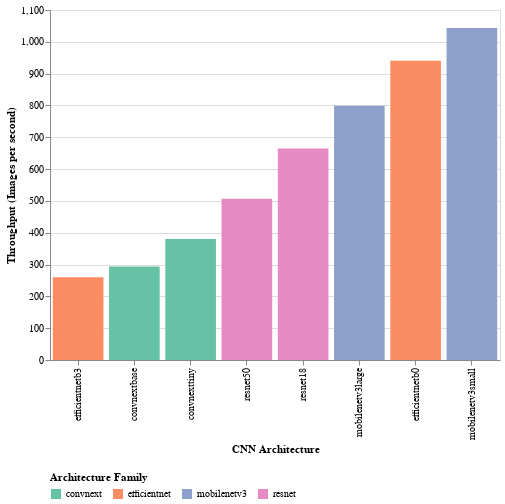

Notebook source saved alongside this figure:
### Markdown cell above
##### **4.2.2.b.** Inference Throughput

### Code cell
throughput_sort = latency_df.query(
    "dataset_config == 'config1' and dataset_type == 'test'"
).sort_values('throughput').model_arch.tolist()

alt.Chart(latency_df).mark_bar().encode(
    x = alt.X('model_arch', sort=throughput_sort, title='CNN Architecture'),
    y = alt.Y('throughput', title='Throughput (Images per second)'),
    color = alt.Color('arch_family', title='Architecture Family', legend=alt.Legend(orient='bottom', direction='horizontal'), scale=alt.Scale(scheme='set2'))
).transform_filter(
    alt.datum.dataset_config == 'config1',
    alt.datum.dataset_type == 'test'
).properties(
    width = 450,
    height = 350
)

### Figure 1 — Vega-Lite specification as saved in the notebook (floating-point values rounded to 4 significant figures)
{"config": {"view": {"continuousWidth": 300, "continuousHeight": 300}}, "data": {"name": "data-1ad1f17fc09cc4d77ab5c74d50217b79"}, "mark": {"type": "bar"}, "encoding": {"color": {"field": "arch_family", "legend": {"direction": "horizontal", "orient": "bottom"}, "scale": {"scheme": "set2"}, "title": "Architecture Family", "type": "nominal"}, "x": {"field": "model_arch", "sort": ["efficientnetb3", "convnextbase", "convnexttiny", "resnet50", "resnet18", "mobilenetv3large", "efficientnetb0", "mobilenetv3small"], "title": "CNN Architecture", "type": "nominal"}, "y": {"field": "throughput", "title": "Throughput (Images per second)", "type": "quantitative"}}, "height": 350, "transform": [{"filter": "((datum.dataset_config === 'config1') && (datum.dataset_type === 'test'))"}], "width": 450, "$schema": "https://vega.github.io/schema/vega-lite/v5.20.1.json", "datasets": {"data-1ad1f17fc09cc4d77ab5c74d50217b79": [{"arch_family": "convnext", "arch_variant": "big", "model_arch": "convnextbase", "dataset_config": "config1", "dataset_type": "test", "per_epoch_train_time": null, "throughput": 294.0, "total_inference_time": 7.203, "total_train_time": null}, {"arch_family": "convnext", "arch_variant": "big", "model_arch": "convnextbase", "dataset_config": "config1", "dataset_type": "train", "per_epoch_train_time": 64.64, "throughput": 320.6, "total_inference_time": 26.42, "total_train_time": 4460.0}, {"arch_family": "convnext", "arch_variant": "big", "model_arch": "convnextbase", "dataset_config": "config2", "dataset_type": "test", "per_epoch_train_time": null, "throughput": 197.8, "total_inference_time": 21.41, "total_train_time": null}, {"arch_family": "convnext", "arch_variant": "big", "model_arch": "convnextbase", "dataset_config": "config2", "dataset_type": "train", "per_epoch_train_time": 141.1, "throughput": 282.9, "total_inference_time": 59.89, "total_train_time": 8751.0}, {"arch_family": "convnext", "arch_variant": "small", "model_arch": "convnexttiny", "dataset_config": "config1", "dataset_type": "test", "per_epoch_train_time": null, "throughput": 380.4, "total_inference_time": 5.567, "total_train_time": null}, {"arch_family": "convnext", "arch_variant": "small", "model_arch": "convnexttiny", "dataset_config": "config1", "dataset_type": "train", "per_epoch_train_time": 29.45, "throughput": 568.2, "total_inference_time": 14.91, "total_train_time": 1767.0}, {"arch_family": "efficientnet", "arch_variant": "big", "model_arch": "efficientnetb3", "dataset_config": "config1", "dataset_type": "test", "per_epoch_train_time": null, "throughput": 259.7, "total_inference_time": 8.154, "total_train_time": null}, {"arch_family": "efficientnet", "arch_variant": "big", "model_arch": "efficientnetb3", "dataset_config": "config1", "dataset_type": "train", "per_epoch_train_time": 29.37, "throughput": 388.7, "total_inference_time": 21.79, "total_train_time": 1821.0}, {"arch_family": "efficientnet", "arch_variant": "small", "model_arch": "efficientnetb0", "dataset_config": "config1", "dataset_type": "test", "per_epoch_train_time": null, "throughput": 940.4, "total_inference_time": 2.252, "total_train_time": null}, {"arch_family": "efficientnet", "arch_variant": "small", "model_arch": "efficientnetb0", "dataset_config": "config1", "dataset_type": "train", "per_epoch_train_time": 10.91, "throughput": 872.9, "total_inference_time": 9.703, "total_train_time": 654.9}, {"arch_family": "mobilenetv3", "arch_variant": "big", "model_arch": "mobilenetv3large", "dataset_config": "config1", "dataset_type": "test", "per_epoch_train_time": null, "throughput": 799.4, "total_inference_time": 2.649, "total_train_time": null}, {"arch_family": "mobilenetv3", "arch_variant": "big", "model_arch": "mobilenetv3large", "dataset_config": "config1", "dataset_type": "train", "per_epoch_train_time": 8.677, "throughput": 845.9, "total_inference_time": 10.01, "total_train_time": 520.6}, {"arch_family": "mobilenetv3", "arch_variant": "small", "model_arch": "mobilenetv3small", "dataset_config": "config1", "dataset_type": "test", "per_epoch_train_time": null, "throughput": 1044.0, "total_inference_time": 2.03, "total_train_time": null}, {"arch_family": "mobilenetv3", "arch_variant": "small", "model_arch": "mobilenetv3small", "dataset_config": "config1", "dataset_type": "train", "per_epoch_train_time": 6.985, "throughput": 962.7, "total_inference_time": 8.798, "total_train_time": 419.1}, {"arch_family": "resnet", "arch_variant": "big", "model_arch": "resnet50", "dataset_config": "config1", "dataset_type": "test", "per_epoch_train_time": null, "throughput": 506.9, "total_inference_time": 4.178, "total_train_time": null}, {"arch_family": "resnet", "arch_variant": "big", "model_arch": "resnet50", "dataset_config": "config1", "dataset_type": "train", "per_epoch_train_time": 12.76, "throughput": 679.1, "total_inference_time": 12.47, "total_train_time": 765.8}, {"arch_family": "resnet", "arch_variant": "small", "model_arch": "resnet18", "dataset_config": "config1", "dataset_type": "test", "per_epoch_train_time": null, "throughput": 664.5, "total_inference_time": 3.187, "total_train_time": null}, {"arch_family": "resnet", "arch_variant": "small", "model_arch": "resnet18", "dataset_config": "config1", "dataset_type": "train", "per_epoch_train_time": 6.548, "throughput": 1083.0, "total_inference_time": 7.817, "total_train_time": 497.6}, {"arch_family": "resnet", "arch_variant": "small", "model_arch": "resnet18", "dataset_config": "config2", "dataset_type": "test", "per_epoch_train_time": null, "throughput": 893.8, "total_inference_time": 4.739, "total_train_time": null}, {"arch_family": "resnet", "arch_variant": "small", "model_arch": "resnet18", "dataset_config": "config2", "dataset_type": "train", "per_epoch_train_time": 12.32, "throughput": 1064.0, "total_inference_time": 15.93, "total_train_time": 739.2}]}}
